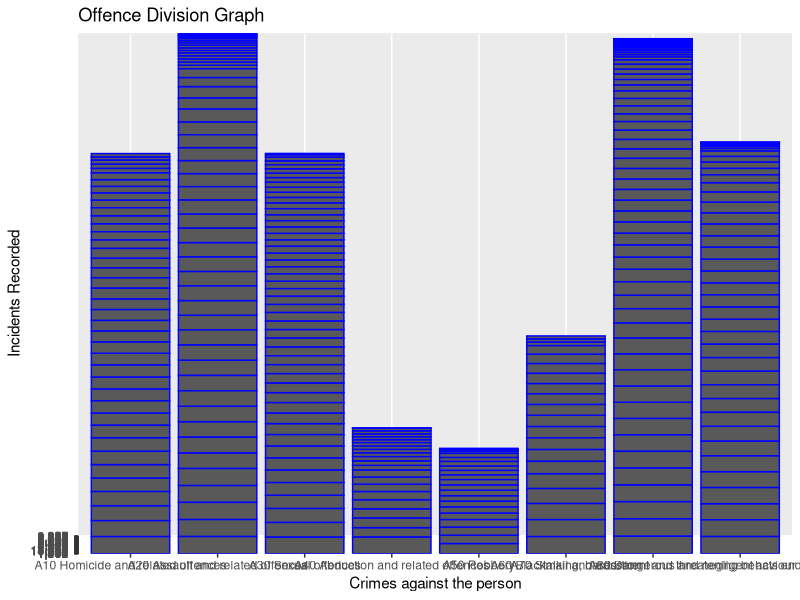

This chart was generated by the following R code:
## ---- chunk 1
library(readr)
library(tidyverse)
## ---- chunk 2
data_tutorail <- read.csv("Data_Tables_Criminal_Incidents_Visualisation_Year_Ending_December_2019.csv")
## ---- chunk 3
library(ggplot2)
plot_dataframe <- data_tutorail %>% 
  filter(Offence.Division == "A Crimes against the person")
## ---- chunk 4
ggplot(data = plot_dataframe, aes(x = Offence.Subdivision, y = Incidents.Recorded)) +
  geom_col(color = "blue") +
  labs(title = "Offence Division Graph",
       x = "Crimes against the person",
       y = "Incidents Recorded")
